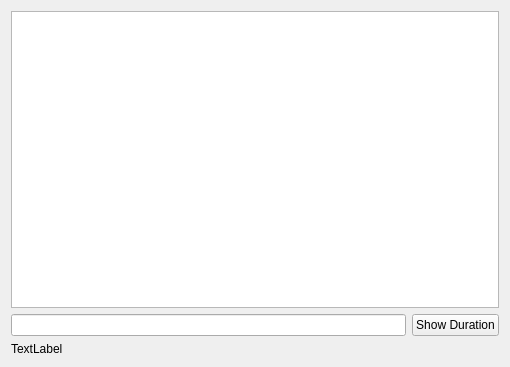
<?xml version="1.0" encoding="UTF-8"?>
<ui version="4.0">
 <class>user_interface</class>
 <widget class="QWidget" name="user_interface">
  <property name="geometry">
   <rect>
    <x>0</x>
    <y>0</y>
    <width>510</width>
    <height>367</height>
   </rect>
  </property>
  <property name="windowTitle">
   <string>user_interface</string>
  </property>
  <layout class="QHBoxLayout" name="horizontalLayout">
   <item>
    <layout class="QVBoxLayout" name="verticalLayout">
     <item>
      <widget class="QListWidget" name="listWidget"/>
     </item>
     <item>
      <layout class="QGridLayout" name="gridLayout">
       <item row="0" column="0">
        <widget class="QLineEdit" name="priorityLineEdit"/>
       </item>
       <item row="0" column="1">
        <widget class="QPushButton" name="durationButton">
         <property name="text">
          <string>Show Duration</string>
         </property>
        </widget>
       </item>
       <item row="1" column="0">
        <widget class="QLabel" name="durationLabel">
         <property name="text">
          <string>TextLabel</string>
         </property>
        </widget>
       </item>
      </layout>
     </item>
    </layout>
   </item>
  </layout>
 </widget>
 <resources/>
 <connections/>
</ui>
